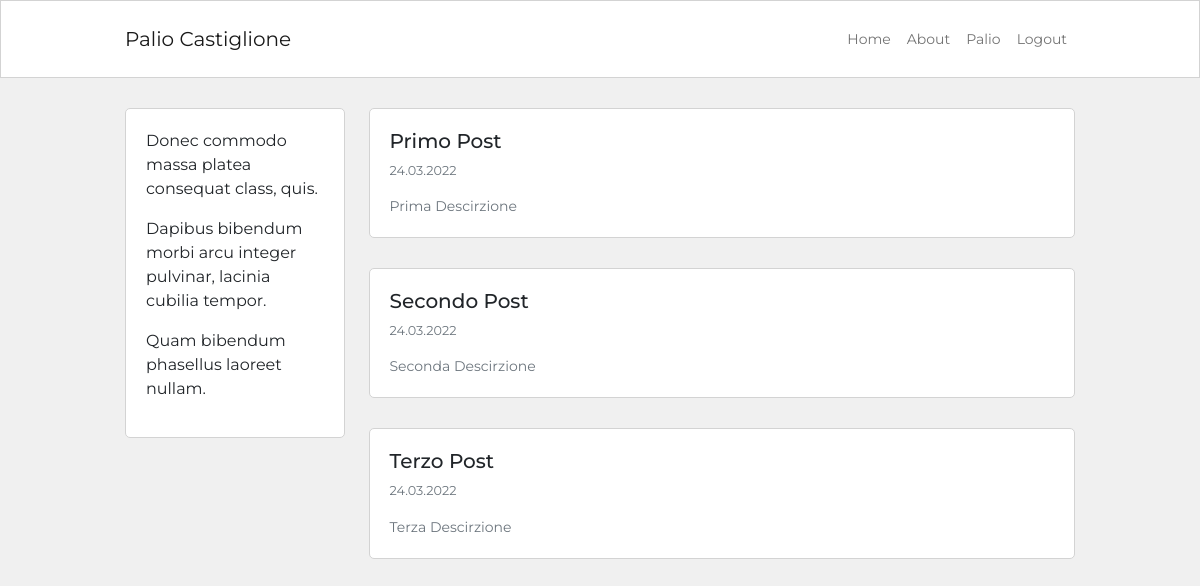
Screenshot of / (signed in) with the database file from the repository.
### blog/models.py (models this page shows, shortened)
class Post (db.Model):
    id = db.Column(db.Integer, primary_key=True)
    user_id = db.Column(db.Integer, db.ForeignKey('user.id'), nullable=False)
    created_at = db.Column(db.DateTime, default=datetime.now)
    title = db.Column(db.String(120), nullable=False)
    description = db.Column(db.String(240))
    body = db.Column(db.Text(), nullable=False)

### blog/routes.py (the view)
@app.route ("/")
def homepage ():
    posts = Post.query.order_by(Post.created_at.desc()).all()
    return render_template ('homepage.html', posts = posts)

### blog/models.py (called while the page is built)
@login_manager.user_loader
def load_user(id):
    return User.query.get(int(id))

### blog/templates/homepage.html (shortened to what this page needs)
{% extends 'base.html' %}
{% block content %}
<div class="container content-container">
    <div class="row no-gutters">
        <div class="col-md-9 order-md-2">
            {% for post in posts %}
            <div class="single-post-home">
                <h5>{{post.title}}</h5>
                <p class="p-small-two text-muted">{{post.created_at.strftime('%d.%m.%Y') }}</p>
                {% if post.description %}
                <p class="p-small-one text-muted mb-0">{{post.description}}</p>
                {% endif %}
            </div>
            {% endfor %}
        </div>
        <div class="col-md-3 order-md-1">
            {% include 'about_snippet.html' %}
        </div>
    </div>
</div>
{% endblock %}

### blog/static/blog.css (style rules this page uses)
body { font-family: Montserrat; background-color: #f0f0f0; }
.content-container { max-width: 950px; margin-top: 30px; margin-bottom: 30px; padding: 0px; }
.single-post-home { background-color: #fff; border: 1px solid #d3d3d3; border-radius: 5px; padding: 20px; margin-bottom: 30px; }
.p-small-one { font-size: 0.875rem; }
.p-small-two { font-size: 0.800rem; }

### rows the page displays
Post: title "Primo Post", created_at "24.03.2022", description "Prima Descirzione"
Post: title "Secondo Post", created_at "24.03.2022", description "Seconda Descirzione"
Post: title "Terzo Post", created_at "24.03.2022", description "Terza Descirzione"

### other values shown
{{ lipsum(n=3, min=5, max=10) }} "Donec commodo massa platea consequat class, quis. Dapibus bibendum morbi arcu integer pulvinar, lacinia cubilia tempor. Quam bibendum phasellus laoreet nullam."
